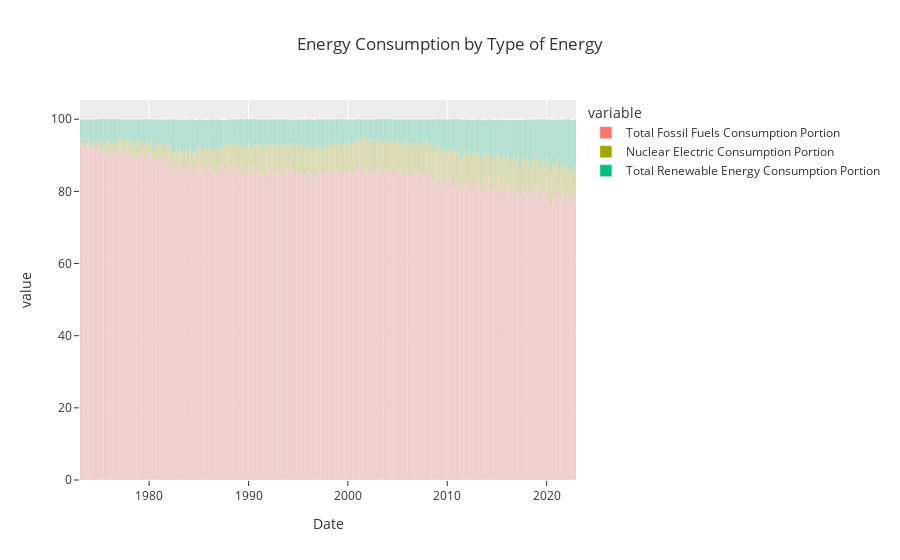

Here is the notebook cell this chart was saved with:
### Code cell
fig5 = px.bar(con_type_trend, x=con_type_trend.index, y=['Total Fossil Fuels Consumption Portion ', 'Nuclear Electric Consumption Portion ','Total Renewable Energy Consumption Portion '], \
               title=" Energy Consumption by Type of Energy")
fig5.show()

### Figure 1 — Plotly figure (JSON) as saved in the notebook; plotly's stock layout.template omitted (floating-point values rounded to 4 significant figures; data arrays with more than 128 entries replaced by an {"elided": "..."} marker saying what was removed)
{"data": [{"alignmentgroup": "True", "hovertemplate": "variable=Total Fossil Fuels Consumption Portion <br>Date=%{x}<br>value=%{y}<extra></extra>", "legendgroup": "Total Fossil Fuels Consumption Portion ", "marker": {"color": "#F8766D", "pattern": {"shape": ""}}, "name": "Total Fossil Fuels Consumption Portion ", "offsetgroup": "Total Fossil Fuels Consumption Portion ", "orientation": "v", "showlegend": true, "textposition": "auto", "type": "bar", "x": {"elided": "599 str values"}, "xaxis": "x", "y": {"elided": "599 float values"}, "yaxis": "y"}, {"alignmentgroup": "True", "hovertemplate": "variable=Nuclear Electric Consumption Portion <br>Date=%{x}<br>value=%{y}<extra></extra>", "legendgroup": "Nuclear Electric Consumption Portion ", "marker": {"color": "#A3A500", "pattern": {"shape": ""}}, "name": "Nuclear Electric Consumption Portion ", "offsetgroup": "Nuclear Electric Consumption Portion ", "orientation": "v", "showlegend": true, "textposition": "auto", "type": "bar", "x": {"elided": "599 str values"}, "xaxis": "x", "y": {"elided": "599 float values"}, "yaxis": "y"}, {"alignmentgroup": "True", "hovertemplate": "variable=Total Renewable Energy Consumption Portion <br>Date=%{x}<br>value=%{y}<extra></extra>", "legendgroup": "Total Renewable Energy Consumption Portion ", "marker": {"color": "#00BF7D", "pattern": {"shape": ""}}, "name": "Total Renewable Energy Consumption Portion ", "offsetgroup": "Total Renewable Energy Consumption Portion ", "orientation": "v", "showlegend": true, "textposition": "auto", "type": "bar", "x": {"elided": "599 str values"}, "xaxis": "x", "y": {"elided": "599 float values"}, "yaxis": "y"}], "layout": {"barmode": "relative", "legend": {"title": {"text": "variable"}, "tracegroupgap": 0}, "title": {"text": " Energy Consumption by Type of Energy"}, "xaxis": {"anchor": "y", "domain": [0, 1], "title": {"text": "Date"}}, "yaxis": {"anchor": "x", "domain": [0, 1], "title": {"text": "value"}}}}
